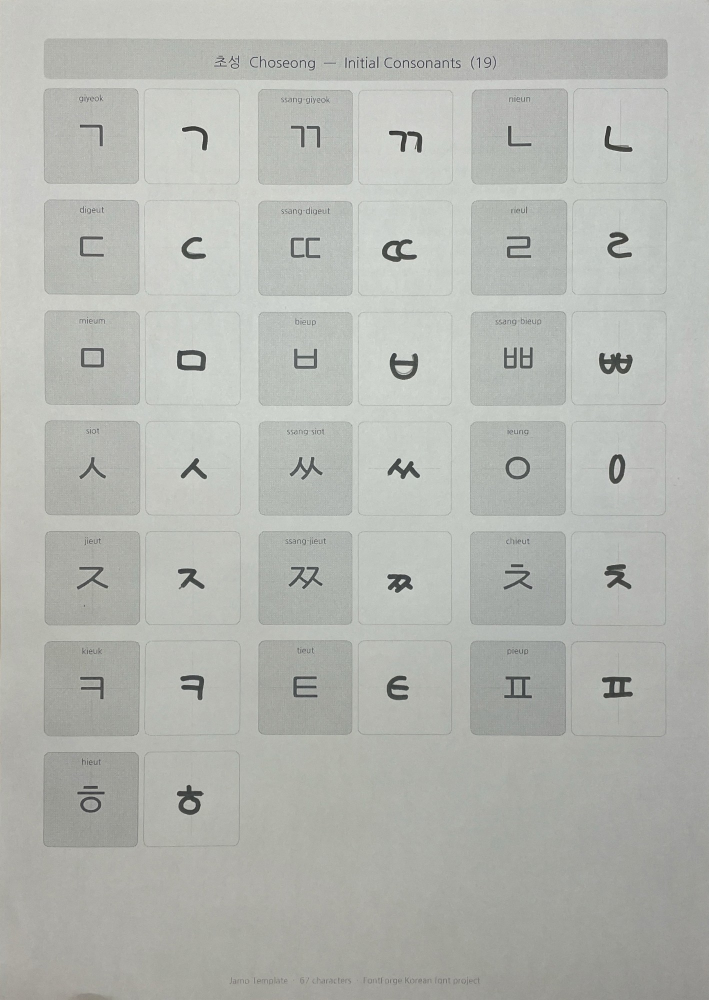
#> input picture build/raw/img00.jpg, 1418 x 2000 px (shown at 1/2 size)
$ python -i cache_traces.py   (imports and definitions only)
#> lines starting #> are read from the running program, lines starting #| are printed output that depends on the picture; after the words box and inside, x2 and y2 are one past the last pixel; in counts of white or black regions, pixels touching at a corner belong together
### build/vector.py
import subprocess, re, os, tempfile
from PIL import Image

# ---- minimal SVG path parser (handles M/L/C/Z, abs+rel) ----
_num=re.compile(r'[-+]?[0-9]*\.?[0-9]+(?:[eE][-+]?[0-9]+)?')
def _tokpath(d):
    toks=re.findall(r'[MmLlHhVvCcSsZz]|'+_num.pattern, d)
    return toks

# [38 lines left out: function parse_path, not called in this run]

def trace_png(png_path, turdsize=4, alphamax=1.0, opttolerance=0.2):
    """potrace a black-on-white PNG -> (W,H, contours in image space y-down)."""
    im=Image.open(png_path).convert('1')
    W,H=im.size
    with tempfile.TemporaryDirectory() as td:
        bmp=os.path.join(td,'g.bmp'); svg=os.path.join(td,'g.svg')
        im.save(bmp)
        subprocess.run(['potrace',bmp,'-b','svg','-t',str(turdsize),
                        '-a',str(alphamax),'-O',str(opttolerance),
                        '--flat','-o',svg],check=True)
        s=open(svg).read()
    m=re.search(r'transform="translate\(([-0-9.]+),([-0-9.]+)\)\s*scale\(([-0-9.]+),([-0-9.]+)\)"', s)
    tx,ty,scx,scy=(0,0,0.1,-0.1)
    if m: tx,ty,scx,scy=map(float,m.groups())
    contours=[]
    for d in re.findall(r'<path[^>]*\bd="([^"]+)"', s):
        for c in parse_path(d):
            out=[]
            for seg in c:
                if seg[0]=='move': out.append(('move',_tf(seg[1],tx,ty,scx,scy)))
                elif seg[0]=='line': out.append(('line',_tf(seg[1],tx,ty,scx,scy)))
                else:
                    p1,p2,p3=seg[1]
                    out.append(('curve',(_tf(p1,tx,ty,scx,scy),_tf(p2,tx,ty,scx,scy),_tf(p3,tx,ty,scx,scy))))
            contours.append(out)
    return W,H,contours

def _tf(p,tx,ty,scx,scy):
    return (tx+p[0]*scx, ty+p[1]*scy)

# ---- signed area (shoelace, sampling curves coarsely) for winding checks ----
# [10 lines left out: function contour_area, not called in this run]

# [34 lines that do not run on import are left out]

### build/cache_traces.py
import sys, glob, os, pickle, time, tempfile
import numpy as np
from PIL import Image
from vector import trace_png

from PIL import ImageFilter
MAXSIDE=560
def trace_capped(p):
#> called with p = 'raw/img00.jpg'
    im=Image.open(p).convert('L')
    m=max(im.size)
#> m = 2000
    if m<=MAXSIDE and "glyphs_norm" not in p: return trace_png(p)
    if m>MAXSIDE:
        s=MAXSIDE/m
#> s = 0.28
        im=im.resize((max(2,round(im.width*s)),max(2,round(im.height*s))), Image.LANCZOS)
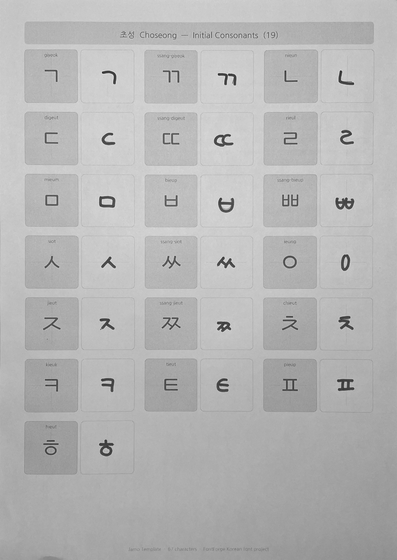
#> im: PIL image 397x560 L; min 35, max 230, mean 181.4
    im=im.filter(ImageFilter.GaussianBlur(1.5))          # kill resample wobble
    arr=np.asarray(im)
    with tempfile.NamedTemporaryFile(suffix=".png",delete=False) as t:
        Image.fromarray(np.where(arr<128,0,255).astype(np.uint8)).save(t.name)
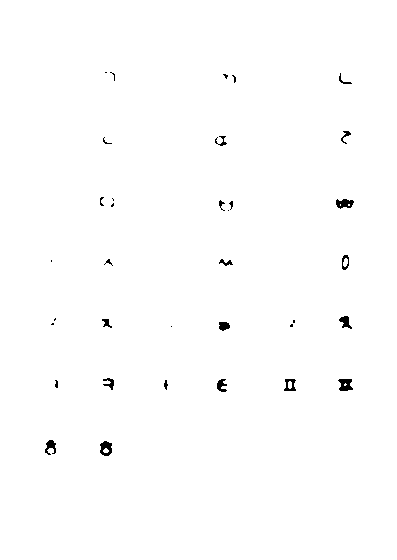
#> saved as tmpho6el3bu.png: PIL image 397x560 L; 99.4% white; 35 black regions (17 under 20 px), largest, box (x1, y1, x2, y2) and area: (338, 379, 353, 391) 130, (100, 441, 112, 456) 123, (336, 199, 354, 209) 122
        r=trace_png(t.name, opttolerance=0.9, alphamax=1.35)
    os.unlink(t.name)
    return r
src = sys.argv[1] if len(sys.argv)>1 else "glyphs_norm"
t0=time.time(); traces={}
# [6 lines not run here, left out]

# ---- ink edge profiles (per-band L/R extents, for 2-D clearance coupling) ----
import json
NB=24
def profile(p):
    a=np.asarray(Image.open(p).convert('L'))<128
    H,W=a.shape
    L=[];R=[];Tp=[];Bp=[]
    for b in range(NB):
        y0=int(b*H/NB); y1=max(y0+1,int((b+1)*H/NB))
        band=a[y0:y1]
        if band.any():
            xs=np.where(band.any(axis=0))[0]
            L.append(round(float(xs.min())/W,4)); R.append(round(float(xs.max()+1)/W,4))
        else:
            L.append(None); R.append(None)
        x0=int(b*W/NB); x1=max(x0+1,int((b+1)*W/NB))
        col=a[:, x0:x1]
        if col.any():
            ys=np.where(col.any(axis=1))[0]
            Tp.append(round(float(ys.min())/H,4)); Bp.append(round(float(ys.max()+1)/H,4))
        else:
            Tp.append(None); Bp.append(None)
    return dict(L=L,R=R,T=Tp,B=Bp)
profs={}
# [6 lines not run here, left out]

#> (the run stopped early here; a loop or call above may not have finished)

$ run again, on build/raw/img02.jpg
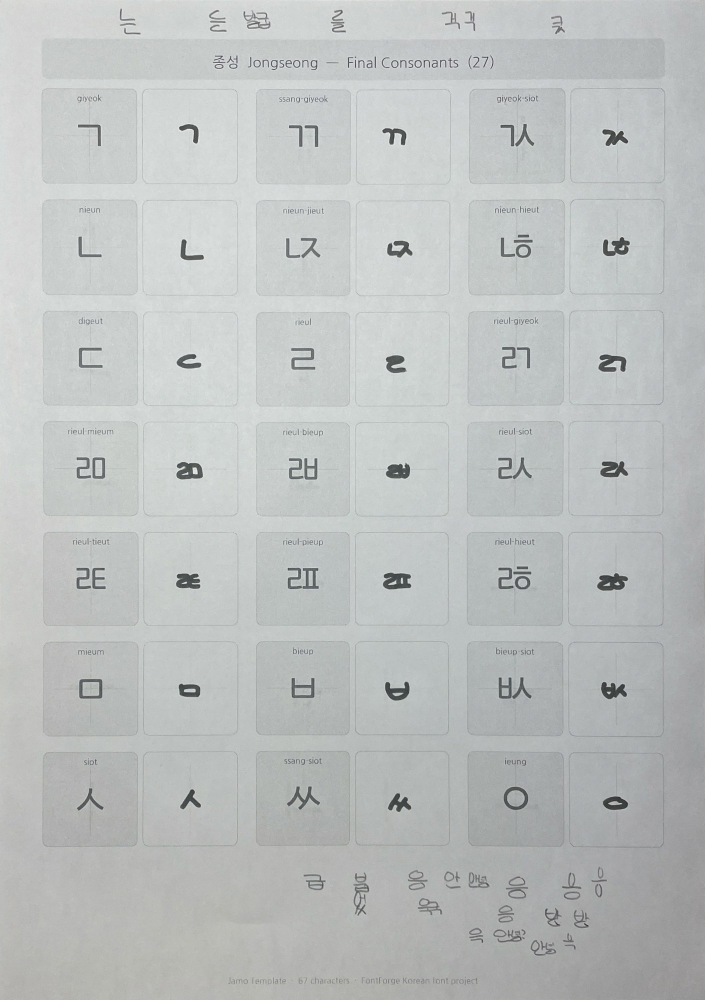
#> input picture build/raw/img02.jpg, 1410 x 2000 px (shown at 1/2 size)
#> in trace_capped, `im=im.resize((max(2,round(im.width*s)),max(2,round(im.height*s))), Ima..`:
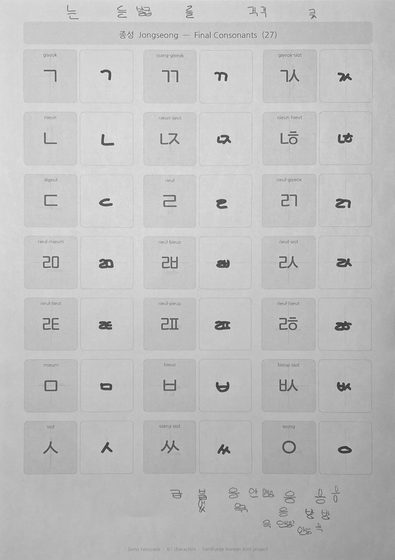
#> im: PIL image 395x560 L; min 45, max 244, mean 190.9
#> in trace_capped, `Image.fromarray(np.where(arr<128,0,255).astype(np.uint8)).save(t.name)`:
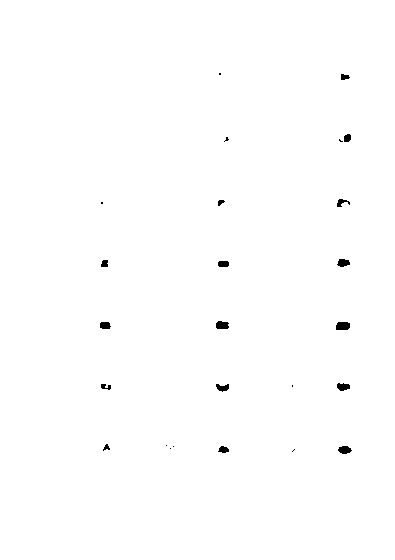
#> saved as tmpu96_pwcr.png: PIL image 395x560 L; 99.6% white; 25 black regions (9 under 20 px), largest, box (x1, y1, x2, y2) and area: (336, 322, 350, 330) 103, (216, 321, 229, 329) 89, (338, 446, 352, 454) 82

$ run again, on build/raw/img04.jpg
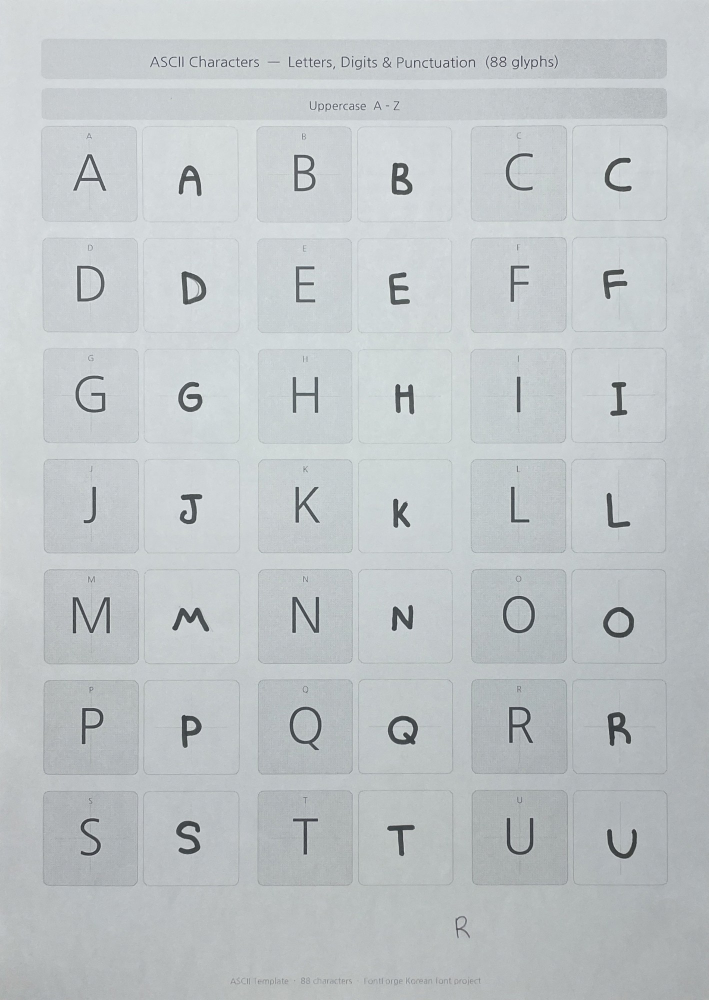
#> input picture build/raw/img04.jpg, 1417 x 2000 px (shown at 1/2 size)
#> in trace_capped, `im=im.filter(ImageFilter.GaussianBlur(1.5))`:
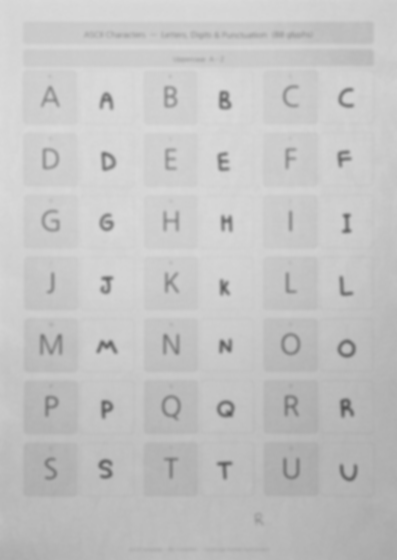
#> im: PIL image 397x560 L; min 82, max 219, mean 195.7
#> in trace_capped, `Image.fromarray(np.where(arr<128,0,255).astype(np.uint8)).save(t.name)`:
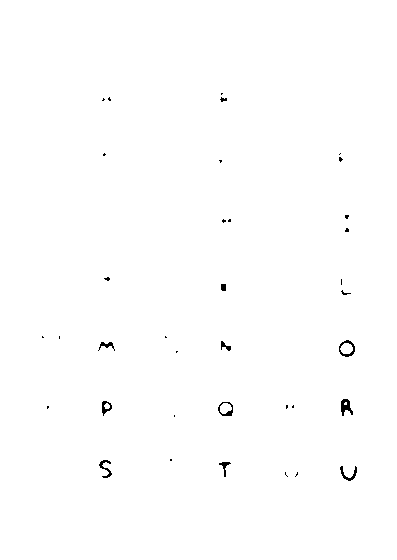
#> saved as tmppgjuxhx1.png: PIL image 397x560 L; 99.6% white; black in thin lines or dots, all inside (x1, y1, x2, y2) = (42, 93, 357, 481)
